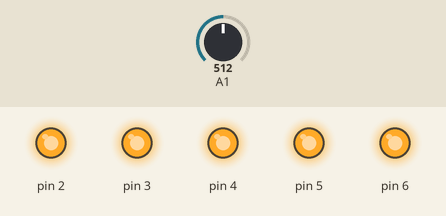
The sketch below on a simulated Arduino Uno, built with avr-gcc and run on an emulated ATmega328P. Shown: output pins drawn as LEDs (lit = HIGH). The inputs (shaded band) are chosen by the test bench; at power-on: A1 = 512. What the sketch prints to the serial monitor is not drawn.

Above: at 1.2 s.
1.3 s: A1 set to 112
2.8 s: A1 set to 90
At 4.0 s:
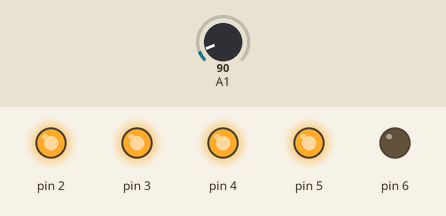
4.3 s: A1 set to 0
At 5.2 s:
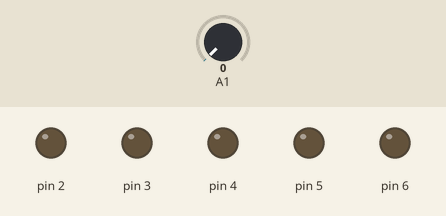
5.8 s: A1 set to 18
7.3 s: A1 set to 23
At 7.6 s:
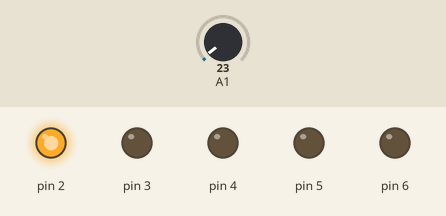
8.8 s: A1 set to 122
At 9.9 s:
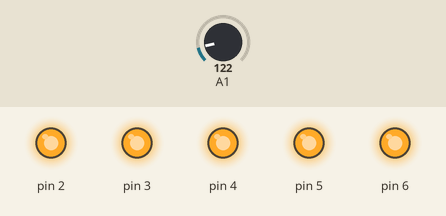
Timing chart, 0 to 11.3 s (numbered marks = the images above; inputs shaded):
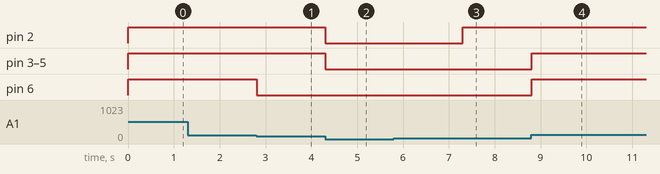

The sketch:

sketch_apr17a.ino
```cpp
/*Piezo sensor with Arduino.
  Serial monitor readings.
  created by the SriTu Tech team.
  Read the code below and use it for any of your creation
*/

void setup() {
  Serial.begin(9600);//enable serial monitor
  for (byte a = 2; a <= 6; a++) { //set all pins 2-6 (that host the LEDs) to OUTPUT
    pinMode(a, OUTPUT);
  }
}
void loop() {
  int value = analogRead(A1);//read input from A1
  Serial.println(value);
  for (int a = 1; a <= 5; a++) { //writes to all pins 1-5 as HIGH or LOW (0) depending on the value
    if (value > a * 20) {
      digitalWrite(a + 1, HIGH);
    } else {
      digitalWrite(a + 1, LOW);
    }
  }
}
```

Measured:
- the behaviour switches between 101 and 100 on A1 (found by bisection; images 0 and 1)
- the behaviour switches between 20 and 21 on A1 (found by bisection; images 2 and 3)
- after the input at 2.8 s, pin 6: HIGH → LOW at once
- after the input at 4.3 s, pin 2–5: HIGH → LOW at once
- after the input at 7.3 s, pin 2: LOW → HIGH at once
- after the input at 8.8 s, pin 3–6: LOW → HIGH at once
